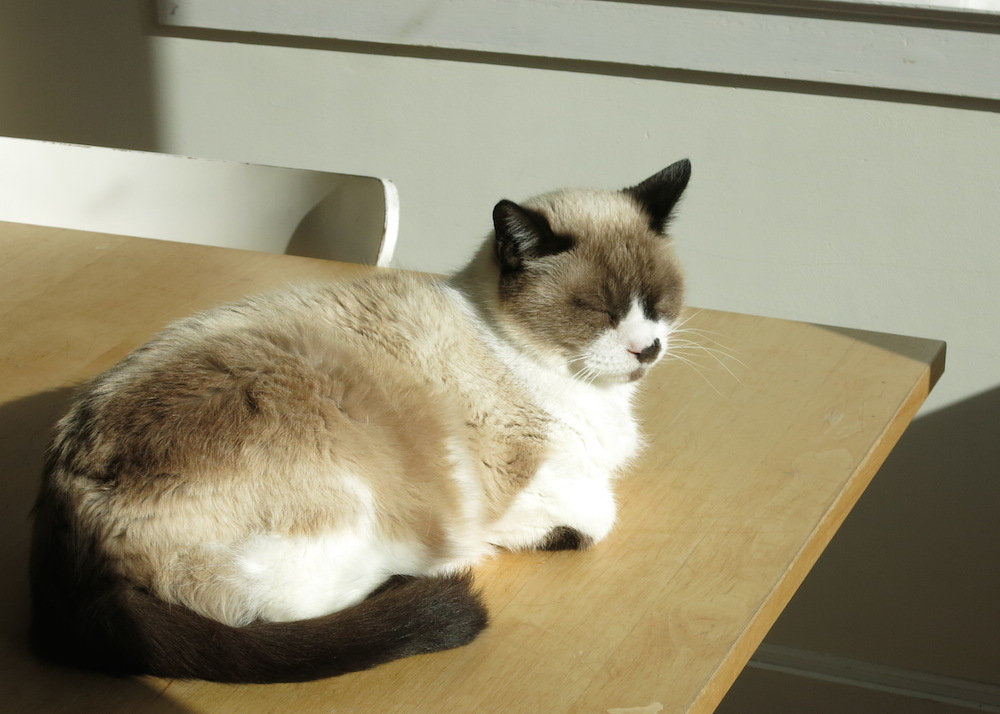
#> input picture Module 8/demo 22 - video _cv2_/demo 22 - video (cv2)/D4 - shapes/cat.jpg, 1000 x 714 px
$ python draw_shapes.py
#> lines starting #> are read from the running program, lines starting #| are printed output that depends on the picture
# draw_shapes.py

import cv2

img = cv2.imread('cat.jpg', 1)
#> img is the input picture: shape (714, 1000, 3); mean B, G, R 115.7, 142.3, 149.8

cv2.line(img, (101, 555), (555, 101), (25, 255, 0), 25)
# Draw a diagonal blue line with thickness of 5 pixels,
# and the end points being passed as arguments

cv2.rectangle(img, (384, 0), (510, 128), (12, 255,2), 13)
# Draw a green rectangle with the the two diaganoal points being passed as argument

cv2.circle(img, (255, 255), 63, (10, 255, 255), 5)
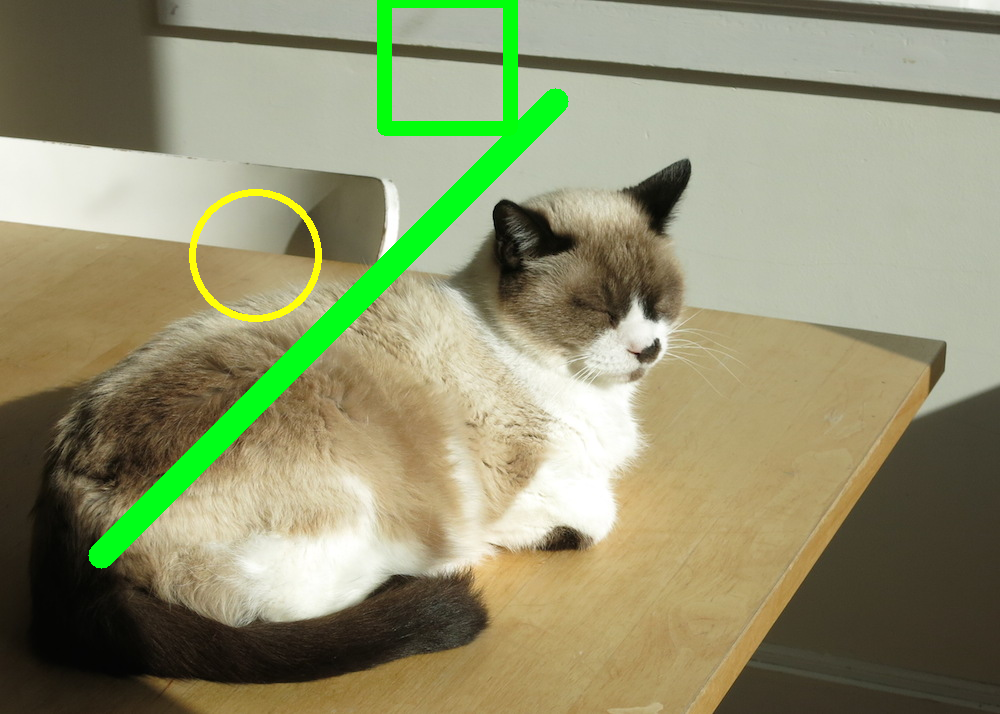
#> img: shape (714, 1000, 3); mean B, G, R 111.6, 145.9, 144.7
# Draw a red circle centred at (255, 255) and a radius of 63 units.
# Negative thickness indicates that the circle is filled

cv2.imshow('Shapes on image', img)

print('Switch to image view. Then press any key to close')

cv2.waitKey(0)
cv2.destroyAllWindows()

cv2.imwrite('cat_shapes.jpg', img)
cv2.imwrite('cat_shapes.png', img)

# Reference - https://opencv-python-tutroals.readthedocs.io/en/latest/py_tutorials/py_gui/py_drawing_functions/py_drawing_functions.html
# This shows how to draw lines, rectanges, and circles
# The function can draw these shapes on images or on an empty background
